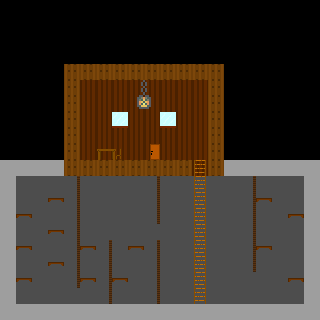

Rendered tile map (Tiled .tmx) drawn with the repository's tilesets; below, a short description and the map source with its tile grids summarised:
An orthogonal 20x20 tile map with 16x16 px tiles, 7 tile layers (Door Barrier Closed, Door Barrier Open, Background, Platforms, ...), 2 tilesets and 4 objects.

<map version="1.10" tiledversion="1.10.2" orientation="orthogonal" renderorder="right-down" width="20" height="20" tilewidth="16" tileheight="16" infinite="0" nextlayerid="16" nextobjectid="7">
 <tileset firstgid="1" source="Interior.tsx" />
 <tileset firstgid="16" source="Testing Tiles.tsx" />
 <layer id="14" name="Door Barrier Closed" width="20" height="20">
  <data>[400 cells, 1 non-empty, 1 distinct tile ids]</data>
 </layer>
 <layer id="15" name="Door Barrier Open" width="20" height="20">
  <data>[400 cells, 0 non-empty, 0 distinct tile ids]</data>
 </layer>
 <layer id="2" name="Background" width="20" height="20">
  <data>[400 cells, 345 non-empty, 5 distinct tile ids]</data>
 </layer>
 <layer id="1" name="Platforms" width="20" height="20">
  <data>[400 cells, 113 non-empty, 4 distinct tile ids]</data>
 </layer>
 <layer id="4" name="Furniture" width="20" height="20">
  <data>[400 cells, 3 non-empty, 3 distinct tile ids]</data>
 </layer>
 <layer id="3" name="Ladders" width="20" height="20">
  <data>[400 cells, 9 non-empty, 1 distinct tile ids]</data>
 </layer>
 <objectgroup id="6" name="Warp Doors">
  <properties>
   <property name="id" value="1.4.1" />
  </properties>
  <object id="3" x="154.727" y="156.727">
   <properties>
    <property name="dest_x" type="int" value="121" />
    <property name="dest_y" type="int" value="20" />
    <property name="key_req" value="None" />
    <property name="warp" value="1.1" />
   </properties>
   <point />
  </object>
 </objectgroup>
 <objectgroup id="13" name="Locked Doors">
  <object id="6" x="71.5" y="299.5">
   <properties>
    <property name="id" value="1.4.1" />
   </properties>
   <point />
  </object>
 </objectgroup>
 <objectgroup id="9" name="Enemies" />
 <objectgroup id="10" name="Villagers" />
 <objectgroup id="11" name="Orbs" />
 <objectgroup id="8" name="Moving Platforms" />
 <layer id="7" name="Moving Platforms" width="20" height="20">
  <data>[400 cells, 0 non-empty, 0 distinct tile ids]</data>
 </layer>
 <objectgroup id="5" name="Collectibles">
  <object id="1" x="272" y="192">
   <properties>
    <property name="type" value="Key" />
    <property name="unlocks" value="1.4.1" />
   </properties>
   <point />
  </object>
  <object id="2" x="48" y="192">
   <properties>
    <property name="type" value="Document" />
   </properties>
   <point />
  </object>
 </objectgroup>
</map>
